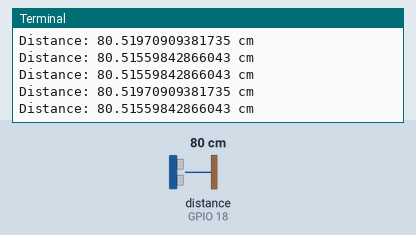
The program below on a simulated Raspberry Pi (BCM pin numbers). On the bench: the last lines printed to the terminal. Inputs (shaded band) come from the test bench; at power-on: distance to the obstacle (sensor on GPIO 18) 80 cm. The echo pulse lasts 58.3 µs per cm; the clock reads 2024-03-15 10:24:30 at power-on unless the program sets it.

Above: at 5.0 s.
5.1 s: distance to the obstacle (sensor on GPIO 18) set to 2 cm
At 5.6 s:
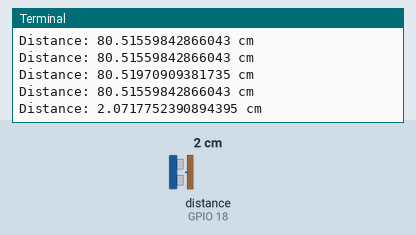
6.6 s: distance to the obstacle (sensor on GPIO 18) set to 4 cm
At 7.9 s:
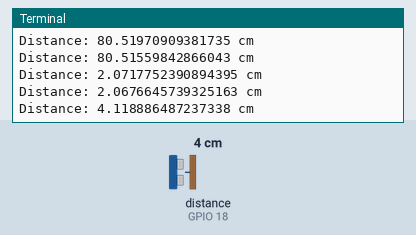
Timing chart, 0 to 9.6 s (numbered marks = the images above; inputs shaded):
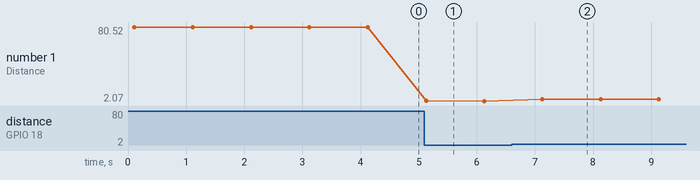

Measured:
- after the input at 5.1 s, the terminal: prints a new line at once (image 1)
- after the input at 6.6 s, the terminal: prints a new line after 0.53 s (image 2)
- plotted number 1: 80.52 → 2.07 after the input at 5.1 s, 2.07 → 4.12 after the input at 6.6 s

The program:

ultrasonic.py
```python
import RPi.GPIO as GPIO
import time

GPIO.setmode(GPIO.BCM)

TRIG = 3
ECHO = 18

GPIO.setup(TRIG, GPIO.OUT)
GPIO.setup(ECHO, GPIO.IN)

GPIO.output(TRIG, False)

time.sleep(0.1)

x = 0
while x < 30:

    GPIO.output(TRIG, True)
    time.sleep(0.00001)
    GPIO.output(TRIG, False)

    while GPIO.input(ECHO) == False:
        start = time.time()

    while GPIO.input(ECHO) == True:
        end = time.time()

    signal_time = end - start

    distance = signal_time / 0.000058 # in cm

    print('Distance: {} cm'.format(distance))
    time.sleep(1)
    x += 1

GPIO.cleanup()
```
